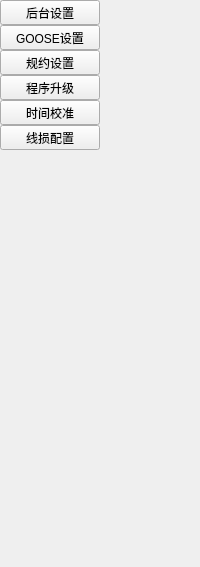
     <widget class="QWidget" name="page2">
      <layout class="QHBoxLayout" name="horizontalLayout_4">
       <property name="spacing">
        <number>0</number>
       </property>
       <property name="leftMargin">
        <number>0</number>
       </property>
       <property name="topMargin">
        <number>0</number>
       </property>
       <property name="rightMargin">
        <number>0</number>
       </property>
       <property name="bottomMargin">
        <number>0</number>
       </property>
       <item>
        <widget class="QWidget" name="widgetLeftConfig" native="true">
         <property name="maximumSize">
          <size>
           <width>110</width>
           <height>16777215</height>
          </size>
         </property>
         <layout class="QVBoxLayout" name="verticalLayout_3">
          <property name="spacing">
           <number>0</number>
          </property>
          <property name="leftMargin">
           <number>0</number>
          </property>
          <property name="topMargin">
           <number>0</number>
          </property>
          <property name="rightMargin">
           <number>0</number>
          </property>
          <property name="bottomMargin">
           <number>0</number>
          </property>
          <item>
           <widget class="QToolButton" name="tbtnConfig1">
            <property name="sizePolicy">
             <sizepolicy hsizetype="Expanding" vsizetype="Fixed">
              <horstretch>0</horstretch>
              <verstretch>0</verstretch>
             </sizepolicy>
            </property>
            <property name="text">
             <string>后台设置</string>
            </property>
           </widget>
          </item>
          <item>
           <widget class="QToolButton" name="tbtnConfig2">
            <property name="sizePolicy">
             <sizepolicy hsizetype="Expanding" vsizetype="Fixed">
              <horstretch>0</horstretch>
              <verstretch>0</verstretch>
             </sizepolicy>
            </property>
            <property name="text">
             <string>GOOSE设置</string>
            </property>
           </widget>
          </item>
          <item>
           <widget class="QToolButton" name="tbtnConfig3">
            <property name="sizePolicy">
             <sizepolicy hsizetype="Expanding" vsizetype="Fixed">
              <horstretch>0</horstretch>
              <verstretch>0</verstretch>
             </sizepolicy>
            </property>
            <property name="text">
             <string>规约设置</string>
            </property>
           </widget>
          </item>
          <item>
           <widget class="QToolButton" name="tbtnConfig4">
            <property name="sizePolicy">
             <sizepolicy hsizetype="Expanding" vsizetype="Fixed">
              <horstretch>0</horstretch>
              <verstretch>0</verstretch>
             </sizepolicy>
            </property>
            <property name="text">
             <string>程序升级</string>
            </property>
           </widget>
          </item>
          <item>
           <widget class="QToolButton" name="tbtnConfig5">
            <property name="sizePolicy">
             <sizepolicy hsizetype="Expanding" vsizetype="Fixed">
              <horstretch>0</horstretch>
              <verstretch>0</verstretch>
             </sizepolicy>
            </property>
            <property name="text">
             <string>时间校准</string>
            </property>
           </widget>
          </item>
          <item>
           <widget class="QToolButton" name="tbtnConfig6">
            <property name="sizePolicy">
             <sizepolicy hsizetype="Expanding" vsizetype="Fixed">
              <horstretch>0</horstretch>
              <verstretch>0</verstretch>
             </sizepolicy>
            </property>
            <property name="text">
             <string>线损配置</string>
            </property>
           </widget>
          </item>
          <item>
           <spacer name="verticalSpacer_3">
            <property name="orientation">
             <enum>Qt::Vertical</enum>
            </property>
            <property name="sizeHint" stdset="0">
             <size>
              <width>20</width>
              <height>417</height>
             </size>
            </property>
           </spacer>
          </item>
         </layout>
        </widget>
       </item>
       <item>
        <widget class="QStackedWidget" name="stackedWidgetConfig">
         <widget class="dtuarmconfigDialog" name="pageConfig1"/>
         <widget class="dtugoosecfg" name="pageConfig2"/>
         <widget class="dtuprotocfgDialog" name="pageConfig3"/>
         <widget class="dtuupdateWidget" name="pageConfig4"/>
         <widget class="dtuCalibrateTimeDlg" name="pageConfig5"/>
         <widget class="dtuLineLossDialog" name="pageConfig6"/>
        </widget>
       </item>
      </layout>
     </widget>
